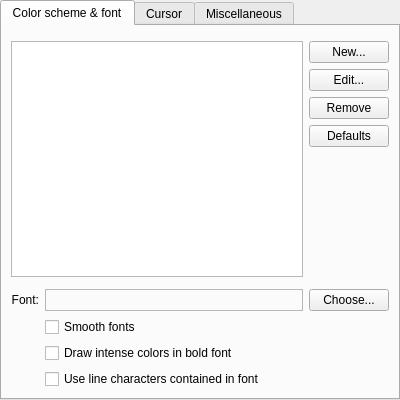
<?xml version="1.0" encoding="UTF-8"?>
<ui version="4.0">
 <class>EditProfileAppearancePage</class>
 <widget class="QWidget" name="EditProfileAppearancePage">
  <property name="geometry">
   <rect>
    <x>0</x>
    <y>0</y>
    <width>400</width>
    <height>400</height>
   </rect>
  </property>
  <layout class="QVBoxLayout" name="verticalLayout">
   <property name="leftMargin">
    <number>0</number>
   </property>
   <property name="topMargin">
    <number>0</number>
   </property>
   <property name="rightMargin">
    <number>0</number>
   </property>
   <property name="bottomMargin">
    <number>0</number>
   </property>
   <item>
    <widget class="QTabWidget" name="tabWidget">
     <property name="currentIndex">
      <number>0</number>
     </property>
     <widget class="QWidget" name="colorSchemeTab">
      <attribute name="title">
       <string>Color scheme &amp;&amp; font</string>
      </attribute>
      <layout class="QGridLayout">
       <item row="0" column="0" colspan="3">
        <widget class="KMessageWidget" name="colorSchemeMessageWidget">
         <property name="frameShape">
          <enum>QFrame::StyledPanel</enum>
         </property>
         <property name="frameShadow">
          <enum>QFrame::Raised</enum>
         </property>
        </widget>
       </item>
       <item row="1" column="0" colspan="2">
        <widget class="QListView" name="colorSchemeList">
         <property name="verticalScrollMode">
          <enum>QAbstractItemView::ScrollPerPixel</enum>
         </property>
        </widget>
       </item>
       <item row="1" column="2">
        <layout class="QVBoxLayout">
         <property name="spacing">
          <number>0</number>
         </property>
         <item>
          <layout class="QVBoxLayout">
           <property name="spacing">
            <number>6</number>
           </property>
           <item>
            <widget class="QPushButton" name="newColorSchemeButton">
             <property name="toolTip">
              <string>Create a new color scheme based upon the selected scheme</string>
             </property>
             <property name="text">
              <string comment="@action:button Create an alternate color scheme">New...</string>
             </property>
            </widget>
           </item>
           <item>
            <widget class="QPushButton" name="editColorSchemeButton">
             <property name="toolTip">
              <string>Edit the selected color scheme</string>
             </property>
             <property name="text">
              <string>Edit...</string>
             </property>
            </widget>
           </item>
           <item>
            <widget class="QPushButton" name="removeColorSchemeButton">
             <property name="toolTip">
              <string>Delete the selected color scheme</string>
             </property>
             <property name="text">
              <string>Remove</string>
             </property>
            </widget>
           </item>
           <item>
            <widget class="QPushButton" name="resetColorSchemeButton">
             <property name="toolTip">
              <string>Reset the selected color scheme settings to the default values</string>
             </property>
             <property name="text">
              <string>Defaults</string>
             </property>
            </widget>
           </item>
          </layout>
         </item>
         <item>
          <spacer>
           <property name="orientation">
            <enum>Qt::Vertical</enum>
           </property>
           <property name="sizeHint" stdset="0">
            <size>
             <width>20</width>
             <height>20</height>
            </size>
           </property>
          </spacer>
         </item>
        </layout>
       </item>
       <item row="2" column="0" colspan="3">
        <widget class="KMessageWidget" name="transparencyWarningWidget"/>
       </item>
       <item row="3" column="0">
        <widget class="QLabel" name="label_7">
         <property name="sizePolicy">
          <sizepolicy hsizetype="Fixed" vsizetype="Preferred">
           <horstretch>0</horstretch>
           <verstretch>0</verstretch>
          </sizepolicy>
         </property>
         <property name="text">
          <string>Font:</string>
         </property>
         <property name="alignment">
          <set>Qt::AlignRight|Qt::AlignTrailing|Qt::AlignVCenter</set>
         </property>
        </widget>
       </item>
       <item row="3" column="1">
        <widget class="QLabel" name="fontPreview">
         <property name="sizePolicy">
          <sizepolicy hsizetype="Expanding" vsizetype="Preferred">
           <horstretch>0</horstretch>
           <verstretch>0</verstretch>
          </sizepolicy>
         </property>
         <property name="frameShape">
          <enum>QFrame::StyledPanel</enum>
         </property>
         <property name="frameShadow">
          <enum>QFrame::Sunken</enum>
         </property>
         <property name="text">
          <string notr="true"/>
         </property>
         <property name="textFormat">
          <enum>Qt::PlainText</enum>
         </property>
         <property name="buddy">
          <cstring>chooseFontButton</cstring>
         </property>
        </widget>
       </item>
       <item row="3" column="2">
        <widget class="QPushButton" name="chooseFontButton">
         <property name="text">
          <string comment="@action:button open a dialog with list of fonts">Choose...</string>
         </property>
        </widget>
       </item>
       <item row="4" column="1" colspan="2">
        <widget class="QCheckBox" name="antialiasTextButton">
         <property name="text">
          <string>Smooth fonts</string>
         </property>
        </widget>
       </item>
       <item row="5" column="1" colspan="2">
        <widget class="QCheckBox" name="boldIntenseButton">
         <property name="text">
          <string>Draw intense colors in bold font</string>
         </property>
        </widget>
       </item>
       <item row="6" column="1" colspan="2">
        <widget class="QCheckBox" name="useFontLineCharactersButton">
         <property name="toolTip">
          <string>Use the selected font for line characters instead of the builtin code</string>
         </property>
         <property name="text">
          <string>Use line characters contained in font</string>
         </property>
        </widget>
       </item>
      </layout>
     </widget>
     <widget class="QWidget" name="cursorTab">
      <attribute name="title">
       <string>Cursor</string>
      </attribute>
      <layout class="QGridLayout">
       <property name="spacing">
        <number>0</number>
       </property>
       <item row="0" column="0" colspan="2">
        <layout class="QGridLayout">
         <property name="spacing">
          <number>6</number>
         </property>
         <item row="0" column="0" alignment="Qt::AlignRight">
          <widget class="QLabel" name="label_8">
           <property name="sizePolicy">
            <sizepolicy hsizetype="Fixed" vsizetype="Preferred">
             <horstretch>0</horstretch>
             <verstretch>0</verstretch>
            </sizepolicy>
           </property>
           <property name="text">
            <string>Shape:</string>
           </property>
           <property name="alignment">
            <set>Qt::AlignRight|Qt::AlignTrailing|Qt::AlignVCenter</set>
           </property>
          </widget>
         </item>
         <item row="0" column="1">
          <widget class="QRadioButton" name="cursorShapeBlock">
           <property name="text">
            <string comment="A solid rectangular">Block</string>
           </property>
           <attribute name="buttonGroup">
            <string notr="true">cursorShape</string>
           </attribute>
          </widget>
         </item>
         <item row="1" column="1">
          <widget class="QRadioButton" name="cursorShapeIBeam">
           <property name="text">
            <string comment="A vertical line on the left edge">I-Beam</string>
           </property>
           <attribute name="buttonGroup">
            <string notr="true">cursorShape</string>
           </attribute>
          </widget>
         </item>
         <item row="2" column="1">
          <widget class="QRadioButton" name="cursorShapeUnderline">
           <property name="text">
            <string comment="A hortizonal line on the bottom edge">Underline</string>
           </property>
           <attribute name="buttonGroup">
            <string notr="true">cursorShape</string>
           </attribute>
          </widget>
         </item>
         <item row="3" column="1">
          <spacer>
           <property name="orientation">
            <enum>Qt::Vertical</enum>
           </property>
           <property name="sizeType">
            <enum>QSizePolicy::Fixed</enum>
           </property>
           <property name="sizeHint" stdset="0">
            <size>
             <width>20</width>
             <height>16</height>
            </size>
           </property>
          </spacer>
         </item>
         <item row="4" column="0" alignment="Qt::AlignRight">
          <widget class="QLabel" name="label_3">
           <property name="sizePolicy">
            <sizepolicy hsizetype="Fixed" vsizetype="Preferred">
             <horstretch>0</horstretch>
             <verstretch>0</verstretch>
            </sizepolicy>
           </property>
           <property name="text">
            <string comment="Cursor color options">Color:</string>
           </property>
           <property name="alignment">
            <set>Qt::AlignRight|Qt::AlignTrailing|Qt::AlignVCenter</set>
           </property>
          </widget>
         </item>
         <item row="4" column="1">
          <widget class="QRadioButton" name="autoCursorColorButton">
           <property name="sizePolicy">
            <sizepolicy hsizetype="Preferred" vsizetype="Fixed">
             <horstretch>0</horstretch>
             <verstretch>0</verstretch>
            </sizepolicy>
           </property>
           <property name="toolTip">
            <string>Set the cursor to match the color of the character underneath it.</string>
           </property>
           <property name="text">
            <string>Match current character</string>
           </property>
           <attribute name="buttonGroup">
            <string notr="true">cursorColor</string>
           </attribute>
          </widget>
         </item>
         <item row="5" column="1">
          <layout class="QHBoxLayout" name="customColorLayout">
           <property name="spacing">
            <number>0</number>
           </property>
           <item>
            <widget class="QRadioButton" name="customCursorColorButton">
             <property name="sizePolicy">
              <sizepolicy hsizetype="Preferred" vsizetype="Fixed">
               <horstretch>0</horstretch>
               <verstretch>0</verstretch>
              </sizepolicy>
             </property>
             <property name="toolTip">
              <string>Use a custom, fixed color for the cursor</string>
             </property>
             <property name="text">
              <string>Custom cursor color:</string>
             </property>
             <attribute name="buttonGroup">
              <string notr="true">cursorColor</string>
             </attribute>
            </widget>
           </item>
           <item>
            <widget class="KColorButton" name="customColorSelectButton">
             <property name="sizePolicy">
              <sizepolicy hsizetype="Preferred" vsizetype="Fixed">
               <horstretch>0</horstretch>
               <verstretch>0</verstretch>
              </sizepolicy>
             </property>
             <property name="toolTip">
              <string>Select the color used to draw the cursor</string>
             </property>
             <property name="text">
              <string/>
             </property>
            </widget>
           </item>
           <item>
            <spacer>
             <property name="orientation">
              <enum>Qt::Horizontal</enum>
             </property>
             <property name="sizeHint" stdset="0">
              <size>
               <width>0</width>
               <height>0</height>
              </size>
             </property>
            </spacer>
           </item>
          </layout>
         </item>
         <item row="6" column="1">
          <spacer>
           <property name="orientation">
            <enum>Qt::Vertical</enum>
           </property>
           <property name="sizeType">
            <enum>QSizePolicy::Fixed</enum>
           </property>
           <property name="sizeHint" stdset="0">
            <size>
             <width>20</width>
             <height>16</height>
            </size>
           </property>
          </spacer>
         </item>
         <item row="7" column="0" alignment="Qt::AlignRight|Qt::AlignVCenter">
          <widget class="QLabel" name="label_2">
           <property name="text">
            <string>Blinking:</string>
           </property>
           <property name="buddy">
            <cstring>enableBlinkingCursorButton</cstring>
           </property>
          </widget>
         </item>
         <item row="7" column="1">
          <widget class="QCheckBox" name="enableBlinkingCursorButton">
           <property name="sizePolicy">
            <sizepolicy hsizetype="Preferred" vsizetype="Fixed">
             <horstretch>0</horstretch>
             <verstretch>0</verstretch>
            </sizepolicy>
           </property>
           <property name="toolTip">
            <string>Make the cursor blink regularly</string>
           </property>
           <property name="text">
            <string>Enabled</string>
           </property>
          </widget>
         </item>
        </layout>
       </item>
       <item row="1" column="0" colspan="2">
        <spacer>
         <property name="orientation">
          <enum>Qt::Vertical</enum>
         </property>
         <property name="sizeHint" stdset="0">
          <size>
           <width>0</width>
           <height>0</height>
          </size>
         </property>
        </spacer>
       </item>
      </layout>
     </widget>
     <widget class="QWidget" name="miscTab">
      <attribute name="title">
       <string comment="Items that do not fit in other categories">Miscellaneous</string>
      </attribute>
      <layout class="QVBoxLayout" name="verticalLayout_3">
       <property name="spacing">
        <number>0</number>
       </property>
       <item>
        <layout class="QGridLayout" name="miscTabLayout" columnstretch="0,0">
         <property name="spacing">
          <number>6</number>
         </property>
         <item row="0" column="0" colspan="2">
          <widget class="QGroupBox" name="contentsGroup">
           <property name="title">
            <string comment="@title:group">Terminal contents</string>
           </property>
           <layout class="QGridLayout" columnstretch="0,1">
            <item row="0" column="0" alignment="Qt::AlignRight">
             <widget class="QLabel" name="lineSpacingLabel">
              <property name="sizePolicy">
               <sizepolicy hsizetype="Fixed" vsizetype="Preferred">
                <horstretch>0</horstretch>
                <verstretch>0</verstretch>
               </sizepolicy>
              </property>
              <property name="text">
               <string>Line spacing:</string>
              </property>
              <property name="alignment">
               <set>Qt::AlignRight|Qt::AlignTrailing|Qt::AlignVCenter</set>
              </property>
              <property name="buddy">
               <cstring>lineSpacingSpinner</cstring>
              </property>
             </widget>
            </item>
            <item row="0" column="1">
             <layout class="QHBoxLayout">
              <property name="spacing">
               <number>0</number>
              </property>
              <item>
               <widget class="QSpinBox" name="lineSpacingSpinner">
                <property name="toolTip">
                 <string>The number of pixels between two lines</string>
                </property>
                <property name="suffix">
                 <string comment="(pixels) visual size unit"> px</string>
                </property>
                <property name="minimum">
                 <number>0</number>
                </property>
                <property name="maximum">
                 <number>20</number>
                </property>
               </widget>
              </item>
              <item>
               <spacer>
                <property name="orientation">
                 <enum>Qt::Horizontal</enum>
                </property>
                <property name="sizeHint" stdset="0">
                 <size>
                  <width>40</width>
                  <height>20</height>
                 </size>
                </property>
               </spacer>
              </item>
             </layout>
            </item>
            <item row="1" column="0" alignment="Qt::AlignRight">
             <widget class="QLabel" name="label_4">
              <property name="sizePolicy">
               <sizepolicy hsizetype="Fixed" vsizetype="Preferred">
                <horstretch>0</horstretch>
                <verstretch>0</verstretch>
               </sizepolicy>
              </property>
              <property name="text">
               <string>Margins:</string>
              </property>
              <property name="alignment">
               <set>Qt::AlignRight|Qt::AlignTrailing|Qt::AlignVCenter</set>
              </property>
              <property name="buddy">
               <cstring>marginsSpinner</cstring>
              </property>
             </widget>
            </item>
            <item row="1" column="1">
             <layout class="QHBoxLayout">
              <property name="spacing">
               <number>0</number>
              </property>
              <item>
               <widget class="QSpinBox" name="marginsSpinner">
                <property name="suffix">
                 <string comment="(pixels) visual size unit"> px</string>
                </property>
                <property name="maximum">
                 <number>99</number>
                </property>
                <property name="value">
                 <number>1</number>
                </property>
               </widget>
              </item>
              <item>
               <spacer>
                <property name="orientation">
                 <enum>Qt::Horizontal</enum>
                </property>
                <property name="sizeHint" stdset="0">
                 <size>
                  <width>40</width>
                  <height>20</height>
                 </size>
                </property>
               </spacer>
              </item>
             </layout>
            </item>
            <item row="2" column="0" alignment="Qt::AlignRight">
             <widget class="QLabel" name="label_5">
              <property name="sizePolicy">
               <sizepolicy hsizetype="Fixed" vsizetype="Preferred">
                <horstretch>0</horstretch>
                <verstretch>0</verstretch>
               </sizepolicy>
              </property>
              <property name="text">
               <string>Align to center:</string>
              </property>
              <property name="alignment">
               <set>Qt::AlignRight|Qt::AlignTrailing|Qt::AlignVCenter</set>
              </property>
              <property name="buddy">
               <cstring>alignToCenterButton</cstring>
              </property>
             </widget>
            </item>
            <item row="2" column="1">
             <widget class="QCheckBox" name="alignToCenterButton">
              <property name="text">
               <string>Enabled</string>
              </property>
             </widget>
            </item>
           </layout>
          </widget>
         </item>
        </layout>
       </item>
       <item>
        <spacer>
         <property name="orientation">
          <enum>Qt::Vertical</enum>
         </property>
         <property name="sizeHint" stdset="0">
          <size>
           <width>20</width>
           <height>0</height>
          </size>
         </property>
        </spacer>
       </item>
      </layout>
     </widget>
    </widget>
   </item>
  </layout>
 </widget>
 <customwidgets>
  <customwidget>
   <class>KMessageWidget</class>
   <extends>QFrame</extends>
   <header>kmessagewidget.h</header>
   <container>1</container>
  </customwidget>
  <customwidget>
   <class>KColorButton</class>
   <extends>QPushButton</extends>
   <header>kcolorbutton.h</header>
  </customwidget>
 </customwidgets>
 <tabstops>
  <tabstop>tabWidget</tabstop>
  <tabstop>colorSchemeList</tabstop>
  <tabstop>newColorSchemeButton</tabstop>
  <tabstop>editColorSchemeButton</tabstop>
  <tabstop>removeColorSchemeButton</tabstop>
  <tabstop>resetColorSchemeButton</tabstop>
  <tabstop>chooseFontButton</tabstop>
  <tabstop>antialiasTextButton</tabstop>
  <tabstop>boldIntenseButton</tabstop>
  <tabstop>useFontLineCharactersButton</tabstop>
  <tabstop>cursorShapeBlock</tabstop>
  <tabstop>cursorShapeIBeam</tabstop>
  <tabstop>cursorShapeUnderline</tabstop>
  <tabstop>autoCursorColorButton</tabstop>
  <tabstop>customCursorColorButton</tabstop>
  <tabstop>customColorSelectButton</tabstop>
  <tabstop>enableBlinkingCursorButton</tabstop>
  <tabstop>lineSpacingSpinner</tabstop>
  <tabstop>marginsSpinner</tabstop>
  <tabstop>alignToCenterButton</tabstop>
 </tabstops>
 <resources/>
 <connections/>
 <buttongroups>
  <buttongroup name="cursorColor"/>
  <buttongroup name="cursorShape"/>
 </buttongroups>
</ui>
